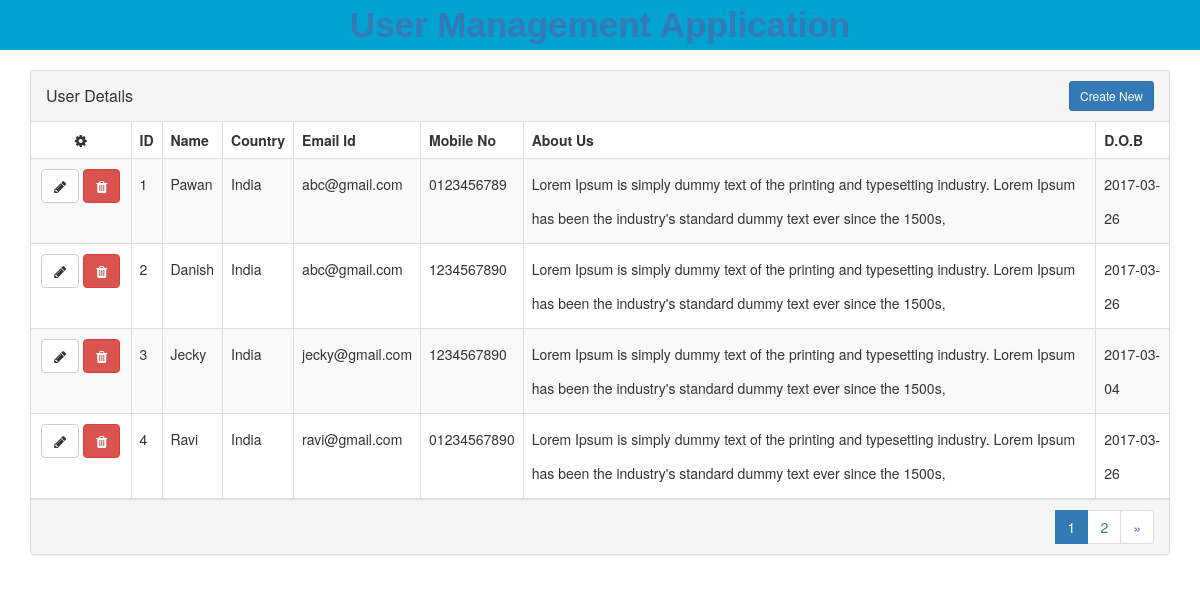
The page / on the database its author committed.
### tables this page shows
CREATE TABLE `users` (
  `user_id` int(11) NOT NULL,
  `name` varchar(50) NOT NULL,
  `country` varchar(50) NOT NULL,
  `email` varchar(50) NOT NULL,
  `mobile_no` varchar(15) NOT NULL,
  `about_us` text NOT NULL,
  `dob` date NOT NULL
);

### inc/class.crud.php (called while the page is built, shortened)
<?php
class CRUD
{
	public function read()
	{
		return mysql_query("SELECT * FROM users ORDER BY user_id DESC");
	}
}
?>

### index.php (the view, shortened to what this page needs)
<?php
include_once 'inc/class.crud.php';
include_once 'header.php';
$crud = new CRUD();
?>
<div class="container">
    <div class="row">
    <br>
        <div class="col-md-12">
            <div class="panel panel-default panel-table">
              <div class="panel-heading">
                <div class="row">
                  <div class="col col-xs-6">
                    <h3 class="panel-title">User Details</h3>
                  </div>
                  <div class="col col-xs-6 text-right">
                    <a href="add_record.php"><button type="button" class="btn btn-sm btn-primary btn-create">Create New</button></a>
                  </div>
                </div>
              </div>
              <div class="panel-body table-responsive">
                <table class="table table-striped table-bordered table-list">
                  <thead>
                    <tr>
                        <th><em class="fa fa-cog"></em></th>
                        <th class="hidden-xs">ID</th>
                        <th>Name</th>
                        <th>Country</th>
                        <th>Email Id</th>
                        <th>Mobile No</th>
                        <th>About Us</th>
                        <th>D.O.B</th>
                    </tr>
                  </thead>
                  <tbody id="myTable">
                  <?php
                    $res = $crud->read();
                    if(mysql_num_rows($res)>0)
                    {
                    $i=1;
                      while($row = mysql_fetch_array($res))
                    {
                  ?>
                          <tr>
                            <td align="center">
                              <a href="edit_records.php?edt_id=<?php echo $row['user_id']; ?>" class="btn btn-default"><em class="fa fa-pencil"></em></a>
                              <a href="dbcrud.php?del_id=<?php echo $row['user_id']; ?>"class="btn btn-danger"><em class="fa fa-trash"></em></a>
                            </td>
                            <td class="hidden-xs"><?php echo $i; ?></td>
                            <td><?php echo $row['name']; ?></td>
                            <td><?php echo $row['country']; ?></td>
                            <td><?php echo $row['email']; ?></td>
                            <td><?php echo $row['mobile_no']; ?></td>
                            <td><?php echo $row['about_us']; ?></td>
                            <td><?php echo $row['dob']; ?></td>
                          </tr>
                  <?php
                  $i++;
                    }
                    }
                  ?>
                        </tbody>
                </table>
              </div>
              <div class="panel-footer">
                <div class="row">
                  <div class="col col-xs-4">
                  </div>
                  <div class="col col-xs-8">
                    <ul class="pagination hidden-xs pull-right" id="myPager">
                    </ul>
                  </div>
                </div>
              </div>
            </div>
</div></div></div>
</body>
</html>

### header.php (shortened to what this page needs)
<!DOCTYPE html>
<html lang="en">
<head>
  <link rel="stylesheet" href="css/bootstrap.min.css">
  <link rel="stylesheet" href="css/styles.css">
<link href="css/font-awesome.min.css" rel='stylesheet' type='text/css'>
</head>
<body>
<div id="header">
<label><a href="index.php">User Management Application</a></label>
</div>

### css/styles.css (style rules this page uses)
#header { text-align:center; width:100%; height:50px; background:#00a2d1; color:#f9f9f9; font-weight:bolder; font-family:Verdana, Geneva, sans-serif; font-size:35px; }
.panel-table .panel-body { padding:0; }
.panel-table .panel-body .table-bordered { border-style: none; margin:0; }
.panel-table .panel-body .table-bordered > thead > tr > th:first-of-type { text-align:center; width: 100px; }
.panel-table .panel-body .table-bordered > thead > tr > th:last-of-type, .panel-table .panel-body .table-bordered > tbody > tr > td:last-of-type { border-right: 0px; }
.panel-table .panel-body .table-bordered > thead > tr > th:first-of-type, .panel-table .panel-body .table-bordered > tbody > tr > td:first-of-type { border-left: 0px; }
.panel-table .panel-body .table-bordered > tbody > tr:first-of-type > td { border-bottom: 0px; }
.panel-table .panel-body .table-bordered > thead > tr:first-of-type > th { border-top: 0px; }
.panel-table .panel-footer .pagination { margin:0; }
.panel-table .panel-footer .col { line-height: 34px; height: 34px; }
.panel-table .panel-heading .col h3 { line-height: 30px; height: 30px; }
.panel-table .panel-body .table-bordered > tbody > tr > td { line-height: 34px; }

### rows shown on the page
users: name "Pawan", country "India", email "abc@gmail.com", mobile_no "0123456789", about_us "Lorem Ipsum is simply dummy text of the printing and typesetting industry. Lorem Ipsum has been the industry's standard dummy text ever since the 1500s,", dob "2017-03-26"
users: name "Danish", country "India", email "abc@gmail.com", mobile_no "1234567890", about_us "Lorem Ipsum is simply dummy text of the printing and typesetting industry. Lorem Ipsum has been the industry's standard dummy text ever since the 1500s,", dob "2017-03-26"
users: name "Jecky", country "India", email "jecky@gmail.com", mobile_no "1234567890", about_us "Lorem Ipsum is simply dummy text of the printing and typesetting industry. Lorem Ipsum has been the industry's standard dummy text ever since the 1500s,", dob "2017-03-04"
users: name "Ravi", country "India", email "ravi@gmail.com", mobile_no "01234567890", about_us "Lorem Ipsum is simply dummy text of the printing and typesetting industry. Lorem Ipsum has been the industry's standard dummy text ever since the 1500s,", dob "2017-03-26"
